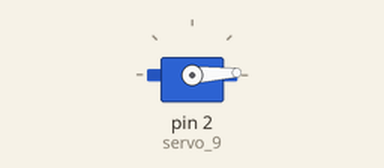
This sketch was run on a simulated Arduino Uno, built with avr-gcc and run on an emulated ATmega328P. On the bench: servo.

Above: at 0.05 s.
At 1.9 s:
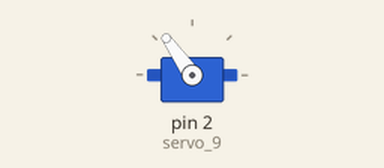
At 4.2 s:
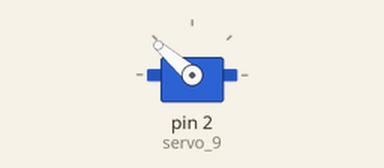
At 8.4 s:
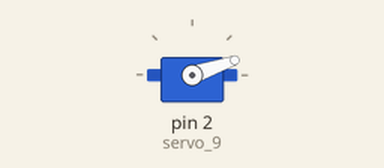
Timing chart, 0 to 11.8 s (numbered marks = the images above):
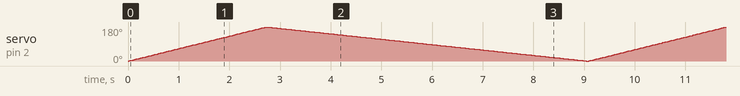

The sketch:

Microservomotor.ino
```cpp
#include <Servo.h>

int pos = 0;

Servo servo_9;

void setup()
{
  servo_9.attach(2);

}

void loop()
{

  for (pos = 0; pos <= 180; pos += 1) {

    servo_9.write(pos);
    delay(15);
  }

  for (pos = 180; pos >= 0; pos -= 1) {

    servo_9.write(pos);
    delay(35);
  }
}
```
